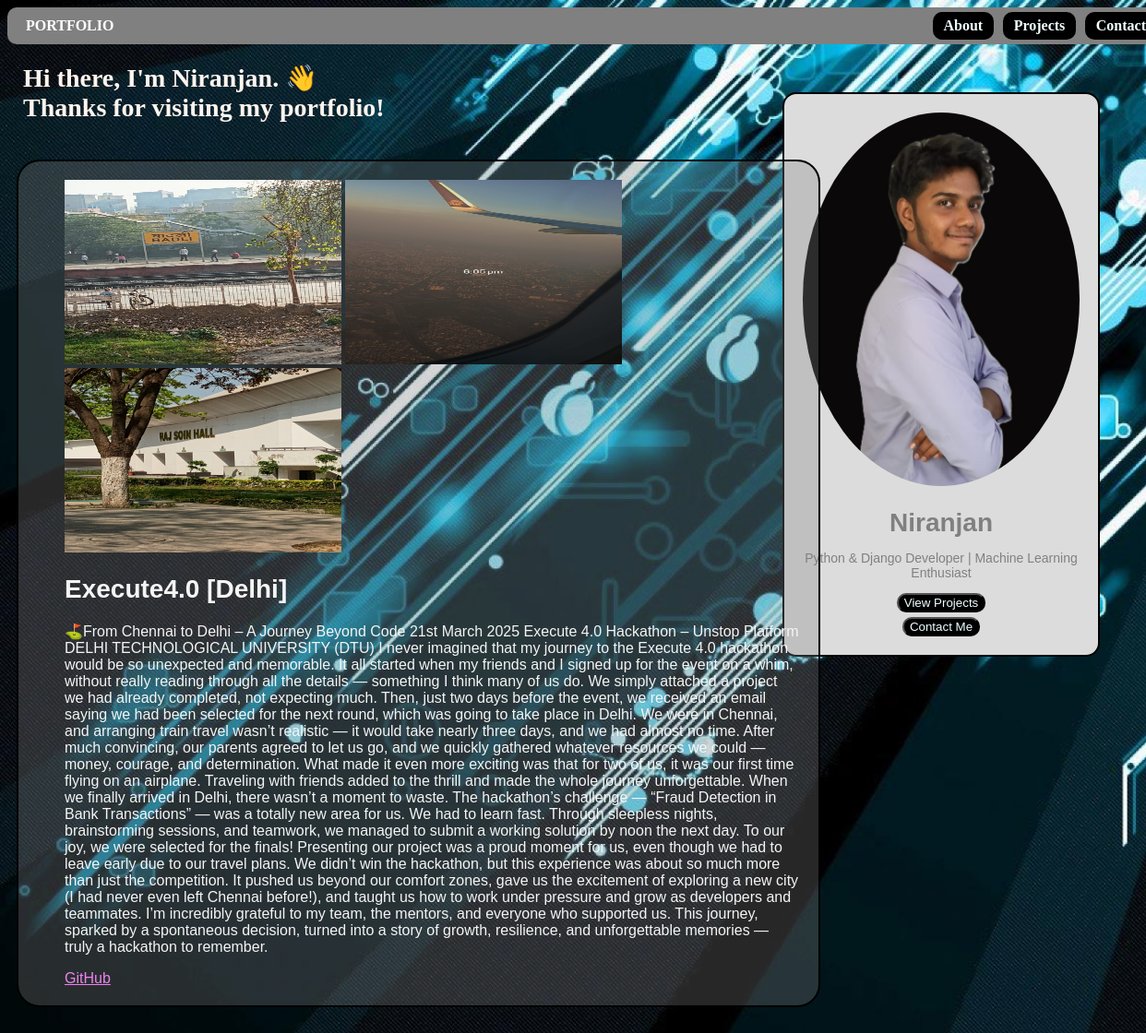
The page / on the database its author committed.
### portfolio/models.py (models this page shows, shortened)
class ProjectImage(models.Model):
    project = models.ForeignKey(Project, on_delete=models.CASCADE, related_name='images')
    image = models.ImageField(upload_to='project_images/')

class Project(models.Model):
    title = models.CharField(max_length=200)
    description = models.TextField()
    github_link = models.URLField("GitHub Link", blank=True)

### portfolio/views.py (the view)
# urls.py: 2. Add a URL to urlpatterns:  path('', views.home, name='home')
def home(request):
    projects=Project.objects.all()
    return render(request,'portfolio/home.html',{'projects':projects})

### portfolio/templates/portfolio/home.html (shortened to what this page needs)
{% load static %}
<!DOCTYPE html>
<html>
<head>
    <link rel="stylesheet" type="text/css" href="{% static 'portfolio/style.css' %}?v=3">
</head>
<body style="background-color: black;">
  <div style="display: flex; justify-content: space-between; align-items: center; border-radius: 10px; width: 100%; height: 40px; font-weight: 800; background-color: gray; padding: 0 20px;">
    <div style="font-family: Cambria, Cochin, Georgia, Times, 'Times New Roman', serif; color: white;">
      PORTFOLIO
    </div>
    <div>
      <a href="#about" class="nav-button">About</a>
      <a href="#projects" class="nav-button">Projects</a>
      <a href="mailto:niranjansundaram030@email.com" class="nav-button">Contact</a>
    </div>
  </div>
  <div style="color: seashell; padding-left: 17px; font-family: Cambria, Cochin, Georgia, Times, 'Times New Roman', serif; font-size:x-large;">
    <h2>Hi there, I'm Niranjan. 👋<br>Thanks for visiting my portfolio!</h2>
  </div>
  <div class="project-card" style="
      padding: 20px;
      background-color: gainsboro;
      border-radius: 15px;
      border: 2px solid black;
      position: fixed;
      top: 100px;
      right: 50px;
      width: 300px;
      text-align: center;
      color: whitesmoke;
      font-family: Arial, sans-serif;
      animation: fadeinbright 2s ease-in-out forwards;">
    <img src="{% static 'portfolio/portfoliopicture.jpg' %}" alt="Profile" style="width: 300px; border-radius: 50%; margin-bottom: 10px;">
    <h2 style="margin: 10px 0; color: gray;">Niranjan</h2>
    <p style="font-size: 14px; color: gray;">
      Python & Django Developer | Machine Learning Enthusiast
    </p>
    <a href="#projects"><button style="border-radius: 10px; background-color: black; color: azure; margin-bottom: 5px;">View Projects</button></a><br>
    <a href="mailto:niranjansundaram030@email.com"><button style="border-radius: 10px; background-color: black; color: azure;">Contact Me</button></a>
  </div>
  {% for project in projects %}
  <div style="transition: transform 0.3s ease, box-shadow 0.3s ease;"
  onmouseover="this.style.transform='scale(1.05)'; "
  onmouseout="this.style.transform='scale(1)'; ">
    <div class="project-card" style="
        border: 2px solid black;
        border-radius: 25px;
        padding: 20px;
        padding-left: 50px;
        margin: 40px 10px;
        width: 65%;
        color: whitesmoke;
        word-wrap: break-word;
        background-color: rgba(128, 128, 128, 0.3);
        opacity: 0.8;
        animation: slideIn 1.5s ease forwards;"
        >
  <div>
    {% for img in project.images.all %}
      <img style="width: 300px; height: 200px;"     src="{{ img.image.url }}" alt="Project Image" width="200">
    {% endfor %}
    <h2>{{ project.title }}</h2>
    <p>{{ project.description }}</p>
    {% if project.github_link %}
      <a style="color: violet;" href="{{ project.github_link }}" target="_blank">GitHub</a>
    {% endif %}
  </div>
  {% endfor %}
</body>
</html>

### portfolio/static/portfolio/style.css (style rules this page uses)
body { background-image: url("portfolio/Black-Light-Full-HD-Background.jpg"); background-size: cover; background-repeat: no-repeat; background-position: center; font-family: Arial, Helvetica, sans-serif; }

### portfolio/templates/portfolio/home.html (style rules this page uses)
.nav-button { border-radius: 10px; background-color: black; color: azure; font-family: Cambria, Cochin, Georgia, Times, 'Times New Roman', serif; padding: 6px 12px; margin-left: 5px; text-decoration: none; display: inline-block; }
h2 { margin: 20px 0; font-size: 28px; }
.project-card { transition: transform 0.3s ease, box-shadow 0.3s ease; }

### rows shown on the page
Project: title "Execute4.0 [Delhi]", description "⛳From Chennai to Delhi – A Journey Beyond Code 21st March 2025 Execute 4.0 Hackathon – Unstop Platform DELHI TECHNOLOGICAL UNIVERSITY (DTU) I never imagined that my journey to the Execute 4.0 hackathon would be so unexpected and memorable. It all started when my friends and I signed up for the event on a whim, without really reading through all the details — something I think many of us do. We simply attached a project we had already completed, not expecting much. Then, just two days before the event, we received an email saying we had been selected for the next round, which was going to take place in Delhi. We were in Chennai, and arranging train travel wasn’t realistic — it would take…"
ProjectImage: image (picture)
ProjectImage: image (picture)
ProjectImage: image (picture)
